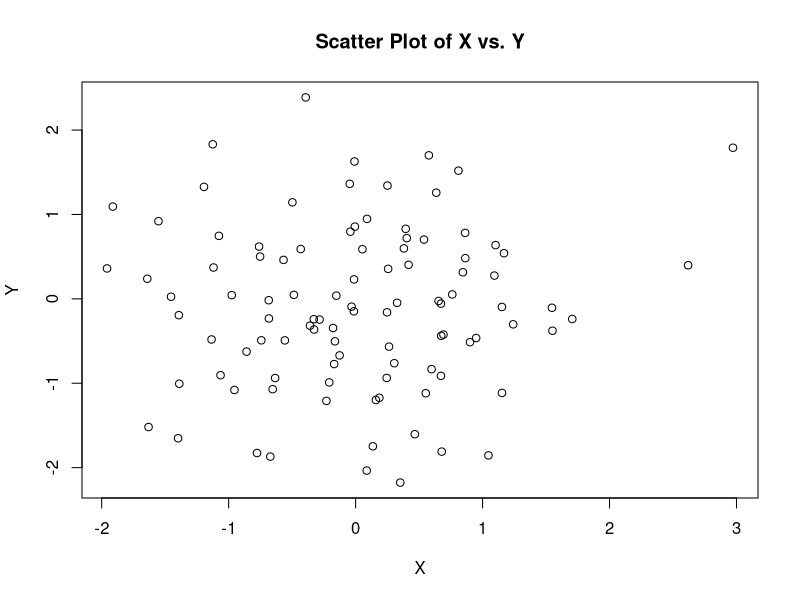

Reproduce this figure in R.
# Generate some sample data
x <- rnorm(100)
y <- rnorm(100)

# Create the scatter plot with labels and title
plot(x, y, xlab = "X", ylab = "Y", main = "Scatter Plot of X vs. Y")